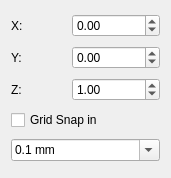
<?xml version="1.0" encoding="UTF-8"?>
<ui version="4.0">
 <class>Position</class>
 <widget class="QWidget" name="Position">
  <property name="geometry">
   <rect>
    <x>0</x>
    <y>0</y>
    <width>171</width>
    <height>178</height>
   </rect>
  </property>
  <property name="windowTitle">
   <string notr="true">Form</string>
  </property>
  <layout class="QVBoxLayout" name="verticalLayout">
   <item>
    <layout class="QHBoxLayout" name="horizontalLayout">
     <item>
      <widget class="QLabel" name="label">
       <property name="text">
        <string>X:</string>
       </property>
      </widget>
     </item>
     <item>
      <widget class="QDoubleSpinBox" name="vectorX">
       <property name="minimum">
        <double>-2147480000.000000000000000</double>
       </property>
       <property name="maximum">
        <double>2147480000.000000000000000</double>
       </property>
      </widget>
     </item>
    </layout>
   </item>
   <item>
    <layout class="QHBoxLayout" name="horizontalLayout_2">
     <item>
      <widget class="QLabel" name="label_2">
       <property name="text">
        <string>Y:</string>
       </property>
      </widget>
     </item>
     <item>
      <widget class="QDoubleSpinBox" name="vectorY">
       <property name="minimum">
        <double>-2147480000.000000000000000</double>
       </property>
       <property name="maximum">
        <double>2147480000.000000000000000</double>
       </property>
      </widget>
     </item>
    </layout>
   </item>
   <item>
    <layout class="QHBoxLayout" name="horizontalLayout_3">
     <item>
      <widget class="QLabel" name="label_3">
       <property name="text">
        <string>Z:</string>
       </property>
      </widget>
     </item>
     <item>
      <widget class="QDoubleSpinBox" name="vectorZ">
       <property name="minimum">
        <double>-2147480000.000000000000000</double>
       </property>
       <property name="maximum">
        <double>2147480000.000000000000000</double>
       </property>
       <property name="value">
        <double>1.000000000000000</double>
       </property>
      </widget>
     </item>
    </layout>
   </item>
   <item>
    <widget class="QCheckBox" name="checkBox">
     <property name="text">
      <string>Grid Snap in</string>
     </property>
    </widget>
   </item>
   <item>
    <widget class="QComboBox" name="comboBoxGridSize">
     <property name="editable">
      <bool>true</bool>
     </property>
     <item>
      <property name="text">
       <string>0.1 mm</string>
      </property>
     </item>
     <item>
      <property name="text">
       <string>0.5 mm</string>
      </property>
     </item>
     <item>
      <property name="text">
       <string>1 mm</string>
      </property>
     </item>
     <item>
      <property name="text">
       <string>2 mm</string>
      </property>
     </item>
     <item>
      <property name="text">
       <string>5 mm</string>
      </property>
     </item>
     <item>
      <property name="text">
       <string>10 mm</string>
      </property>
     </item>
     <item>
      <property name="text">
       <string>20 mm</string>
      </property>
     </item>
     <item>
      <property name="text">
       <string>50 mm</string>
      </property>
     </item>
     <item>
      <property name="text">
       <string>100 mm</string>
      </property>
     </item>
     <item>
      <property name="text">
       <string>200 mm</string>
      </property>
     </item>
     <item>
      <property name="text">
       <string>500 mm</string>
      </property>
     </item>
     <item>
      <property name="text">
       <string>1 m</string>
      </property>
     </item>
     <item>
      <property name="text">
       <string>2 m</string>
      </property>
     </item>
     <item>
      <property name="text">
       <string>5 m</string>
      </property>
     </item>
    </widget>
   </item>
  </layout>
 </widget>
 <resources/>
 <connections/>
</ui>
